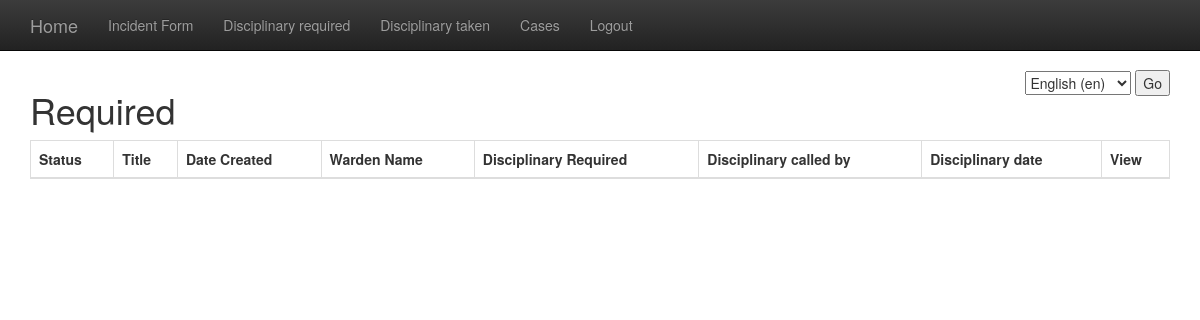
/wardens/required/ (signed in), run on an earlier commit of the app's database.
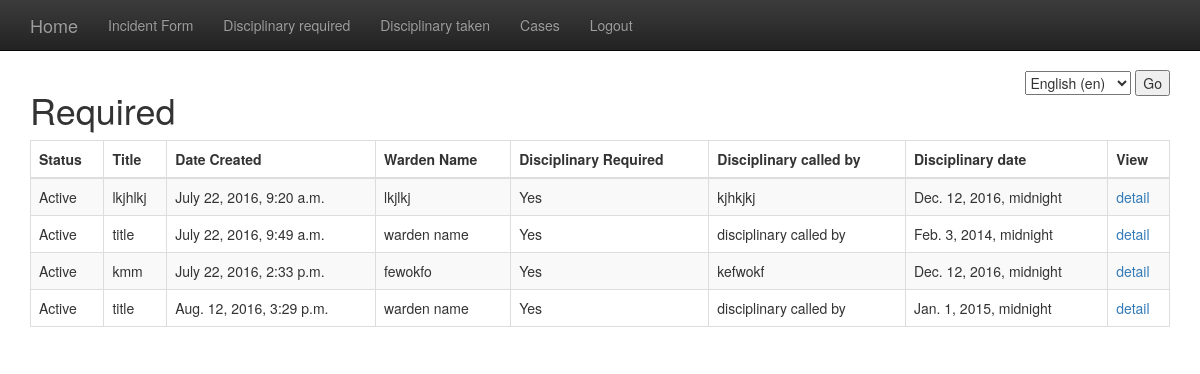
And on a later commit of the database.
### wardens/models.py (models this page shows)
class Incident(models.Model):       # all fields related to creating an incident report and/or viewing cases i.e closed
    title = models.CharField(_('title'), max_length=100)
    date_created = models.DateTimeField(auto_now_add=True)
    date_modified = models.DateTimeField(auto_now=True)
    warden_name = models.CharField(_('warden name'), max_length=150)
    senior_warden = models.CharField(_('senior warden'), max_length=150)
    site = models.ForeignKey(Site, related_name='incidents')
    halls = models.ForeignKey(Hall, related_name='incidents')
    incident_type = models.ForeignKey(IncidentType, related_name='incidents')
    ACTIVE = 'Active'
    CLOSED = 'Closed'
    CASE_STATUS = (
        (ACTIVE, 'Active'),
        (CLOSED, 'Closed'),
    )
    case_status = models.CharField(
        max_length=50,
        choices=CASE_STATUS,
        default=ACTIVE
    )
    description = models.TextField()
    notes_to = models.TextField(null=True, blank=True)
    notes_by = models.TextField(null=True, blank=True)
    YES = 'YES'
    NO = 'No'
    WARNING_ISSUED = (
        (YES, 'Yes'),
        (NO, 'No'),
    )
    warning_issued = models.CharField(
        null=True,
        max_length=50,
        choices=WARNING_ISSUED,
        default=YES
    )
    YES = 'Yes'
    NO = 'No'
    DISCIPLINARY_REQUIRED = (
        (YES, _('Yes')),
        (NO, _('No')),
    )
    disciplinary_required = models.CharField(
        null=True,
        max_length=50,
        choices=DISCIPLINARY_REQUIRED,
        default=YES
    )
    disciplinary_called_by = models.CharField(_('disciplinary called by'), max_length=150, null=True, blank=True)
    disciplinary_date = models.DateTimeField(_('disciplinary date'), null=True, blank=True)
    student = models.ForeignKey(Student, related_name='incidents')
    complainant = models.CharField(_('complainant'), max_length=500, null=True, blank=True)
    accomplices = models.CharField(_('accomplices'), max_length=500, null=True, blank=True)
    witnesses = models.CharField(_('witnesses'), max_length=500, null=True, blank=True)

### wardens/views.py (the view)
@login_required
def required(request):
    results = Incident.objects.filter(disciplinary_required='Yes', ).exclude(case_status='Closed')
    print results
    return render(request, "wardens/required.html", {"results": results})

### wardens/templates/wardens/required.html (shortened to what this page needs)
{%  extends 'wardens/base.html' %}
{% load i18n %}
{% block content %}
    <h1> {% trans 'Required' %} </h1>
 <table id="example" class="table table-striped table-bordered" cellspacing="0" width="100%">
    <thead>
        <tr>
        <th> {% trans 'Status' %} </td>
        <th> {% trans 'Title' %}  </th>
        <th> {% trans 'Date Created' %} </th>
        <th> {% trans 'Warden Name'%}</th>
        <th> {% trans 'Disciplinary Required' %}</th>
        <th> {% trans 'Disciplinary called by' %}</th>
        <th> {% trans 'Disciplinary date' %}</th>
        <th> {% trans 'View' %}</th>
    </tr>
    </thead>
    <tbody>
        {% for item in results %}
    <tr>
    <td>{{ item.case_status }}</td>
    <td>{{ item.title }}</td>
    <td>{{ item.date_created }}</td>
    <td>{{ item.warden_name }}</td>
    <td>{{ item.disciplinary_required }}</td>
    <td>{{ item.disciplinary_called_by }}</td>
    <td>{{ item.disciplinary_date }}</td>
    <td><a href="{% url 'detail' item.pk  %}"> {% trans 'detail' %}</a></td>
    </tr>
    {% endfor %}
    </tbody>
    </table>
{% endblock %}

What changed in the data, as far as the page shows it:
now on this page (row edited): Incident: case_status "Active", title "lkjhlkj", date_created "July 22, 2016, 9:20 a.m.", warden_name "lkjlkj", disciplinary_required "Yes", disciplinary_called_by "kjhkjkj", disciplinary_date "Dec. 12, 2016, midnight"
now on this page (row edited): Incident: case_status "Active", title "title", date_created "July 22, 2016, 9:49 a.m.", warden_name "warden name", disciplinary_required "Yes", disciplinary_called_by "disciplinary called by", disciplinary_date "Feb. 3, 2014, midnight"
now on this page (row edited): Incident: case_status "Active", title "kmm", date_created "July 22, 2016, 2:33 p.m.", warden_name "fewokfo", disciplinary_required "Yes", disciplinary_called_by "kefwokf", disciplinary_date "Dec. 12, 2016, midnight"
added Incident: case_status "Active", title "title", date_created "Aug. 12, 2016, 3:29 p.m.", warden_name "warden name", disciplinary_required "Yes", disciplinary_called_by "disciplinary called by", disciplinary_date "Jan. 1, 2015, midnight"
